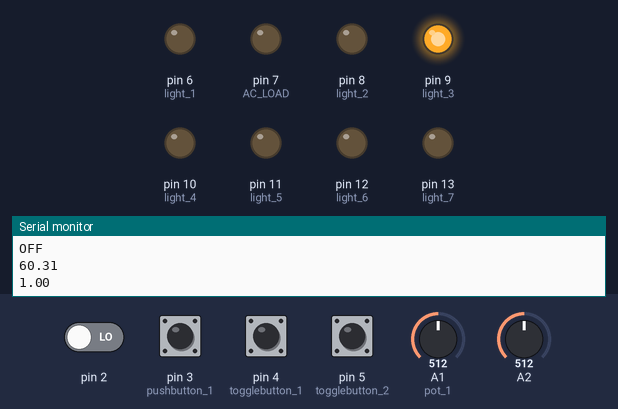
Bench run of a sketch on a simulated Arduino Uno, built with avr-gcc and run on an emulated ATmega328P. On the bench: output pins drawn as LEDs (lit = HIGH), the last lines printed to the serial monitor. The test bench sets the inputs (shaded band); at power-on: pin 2, pin 3 (pushbutton_1), pin 4 (togglebutton_1), pin 5 (togglebutton_2) LOW, A2 = 512, A1 (pot_1) = 512.

Above: at 1.2 s.
1.3 s: A2 set to 478
2.8 s: A2 set to 455
At 4.0 s:
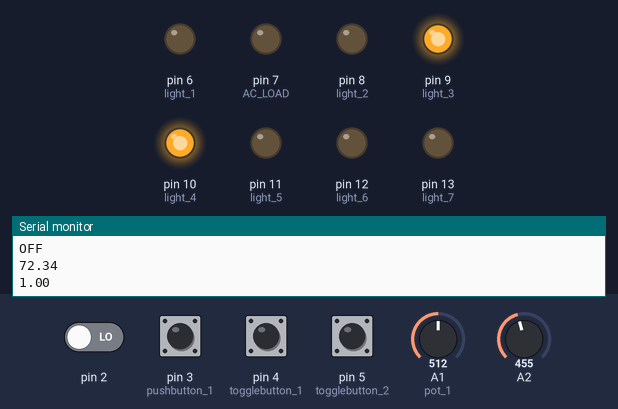
4.3 s: pin 4 (togglebutton_1) pulled HIGH for 0.15 s
At 5.1 s:
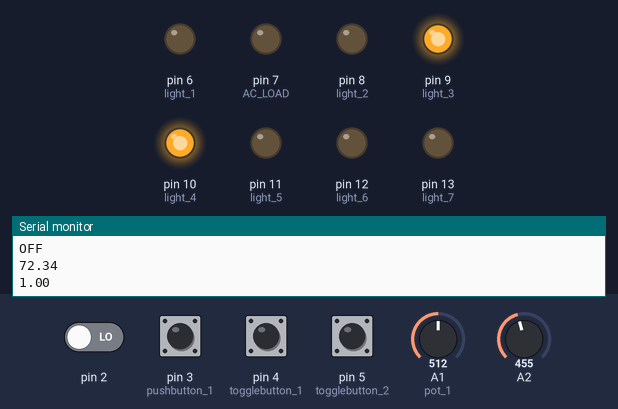
5.9 s: A2 set to 306
At 7.2 s:
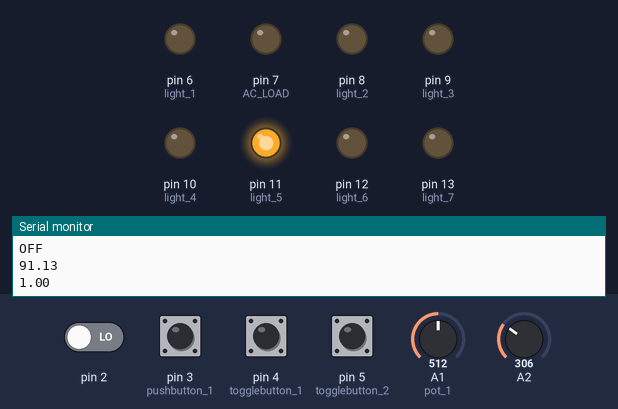
7.5 s: pin 4 (togglebutton_1) pulled HIGH for 1 s
At 8.1 s:
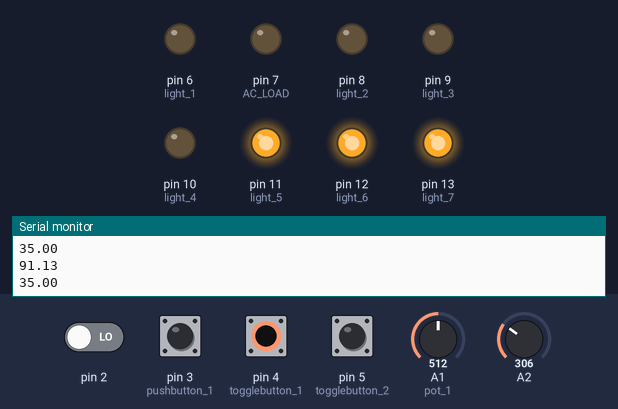
10.0 s: A2 set to 417
11.5 s: A2 set to 427
At 12.7 s:
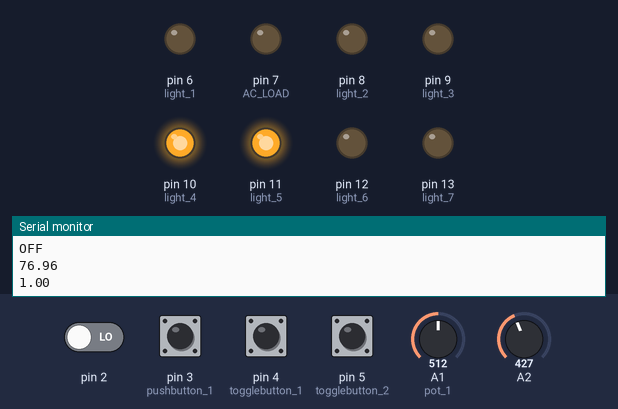
Timing chart, 0 to 14.3 s (numbered marks = the images above; inputs shaded):
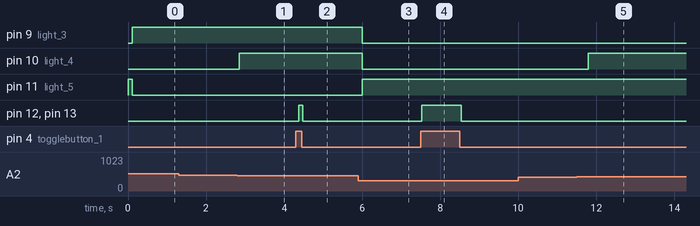

The sketch:

Arduino-ContinuousFlowControl.ino
```cpp
// Variablen
//EXT
// -button
const int pushbutton_1 = 3;  //neuer Sack
const int togglebutton_1 = 4;  // auto/manual
const int togglebutton_2 = 5;  // on off
// -leds
const int light_1 = 6; // Sackwechsel aktiv
const int light_2 = 8; // Hand aktiv
const int light_3 = 9; //  temperatur zu kalt
const int light_4 = 10; // temperatur richtig
const int light_5 = 11; // temperatur zu warm
const int light_6 = 12; // Auto aktiv (Regelung aktiv)
const int light_7 = 13; // System AN
// -poti
const int pot_1 = A1; // Regelverstärkung
const int pot_2 = A0; // dimming
// -traic
const int AC_LOAD = 7;    // Output to Opto Triac pin
//INT
// -temperatur
float a_sign = 0; //Digitaler Analgoeingangswert
float d_u = 0; //Spannungsabfall am Temperatursenser
float R_t = 0; //Wiederstandwert Temeratursensor
float temp = 0; //Temperatur
// -regler
float dimming = 50.00;
float a_sign_poti = 0; //Digitaler Analgoeingangswert
float y = 0; //Stellgröße
float w = 74; //Solltemperatur
float p = 4; //Regelverstärkung (P-Regler)


void setup() {
  // button
  pinMode(pushbutton_1, INPUT);
  pinMode(togglebutton_1, INPUT);
  pinMode(togglebutton_2, INPUT);
  // leds
  pinMode(light_1, OUTPUT);
  pinMode(light_2, OUTPUT);
  pinMode(light_3, OUTPUT);
  pinMode(light_4, OUTPUT);
  pinMode(light_5, OUTPUT);
  pinMode(light_6, OUTPUT);
  pinMode(light_7, OUTPUT);
  // triac
  pinMode(AC_LOAD, OUTPUT);// Set AC Load pin as output
  attachInterrupt(0, zero_crosss_int, RISING);  // Choose the zero cross interrupt # from the table above
  // debug messages
  Serial.begin(9600); //Start serial connection to computer
}

void zero_crosss_int()  // function to be fired at the zero crossing to dim the light
{
  // Every zerocrossing : (50Hz ^= 20ms  -->  (50 Hz, 1/2 Cycle ^= 10 ms = 10000us)
  // 10000 us delay until triac firing ^= dark
  // 0 us delay until triac firing ^= bright

  int dimtime = ((dimming-100)*(-100));
  delayMicroseconds(dimtime);    // Off cycle
  digitalWrite(AC_LOAD, HIGH);   // triac firing
  delayMicroseconds(10);         // triac On propogation delay (for 60Hz use 8.33)
  digitalWrite(AC_LOAD, LOW);    // triac Off
}

void loop() {

    //++++++++++++Temperatur +++++++++
    for(int i=0;i<5;i++){ // Mittelwert
      a_sign = a_sign+analogRead(A2);} // Mittelwert
    a_sign = a_sign/5;  // Mittelwert
    d_u=5.00*a_sign/1023.00;  // Spannungsabfall
    R_t=((d_u*660.00)/5.00)/(1.00-(d_u/5.00)); // Widerstandswer
    temp = (R_t-2490.08)/(-23.00);  // temperatur
    //temp = (analogRead(pot_2)/1024.00 * 100.0);  //test: delete as soon as tempearatur sensor is available

    // Temperatur traffic light
    if (temp > (w-1) && temp < (w+1)){
      digitalWrite(light_3, LOW);
      digitalWrite(light_4, HIGH);
      digitalWrite(light_5, LOW);}
    else if (temp > (w) && temp < (w+3)){
      digitalWrite(light_3, LOW);
      digitalWrite(light_4, HIGH);
      digitalWrite(light_5, HIGH);}
    else if((w+3) < temp){
      digitalWrite(light_3, LOW);
      digitalWrite(light_4, LOW);
      digitalWrite(light_5, HIGH);}
    else if(temp < (w-1) && temp > (w-3)){
      digitalWrite(light_3, HIGH);
      digitalWrite(light_4, HIGH);
      digitalWrite(light_5, LOW);}
    else if(temp < (w-3)){
      digitalWrite(light_3, HIGH);
      digitalWrite(light_4, LOW);
      digitalWrite(light_5, LOW);}

    // SYSTEM ON
    if (digitalRead(togglebutton_1) == 1){
      digitalWrite(light_7, HIGH);  //LED System on

      // ++++++++++++ HAND ++++++++++++++++
      if (digitalRead(togglebutton_2) == 1){
        digitalWrite(light_2, HIGH);  // set LED on HAND activ
        digitalWrite(light_6, LOW);  // set LED OFF AUTO activ
        dimming = (analogRead(pot_2)/1024.00 * 100.0) + 1;  // "+1" couse no "0" allowed
        if (dimming > 99){  //higher than 99 is not allowed
          dimming = 99;}
      }

      // ++++++++++++ AUTO ++++++++++++++++
      else{
        digitalWrite(light_2, LOW);  // set LED OFF HAND activ
        digitalWrite(light_6, HIGH);  // set LED ON AUTO activ
        // Regler
          p = (analogRead(pot_1)/1024.0)*2;
        y = 33.00 + p *(temp-w); //w=SOLL temperatur, temp=ISTTemperatur, p=Reglerversärkung, 65=minimal drehzahl
        if (y > 34.00){
          y = 35.00;}
        if (y < 30.00){
          y = 30.00;}
        dimming = y;

        // Sackwechsel
        if (digitalRead(pushbutton_1) == 1){
          digitalWrite(light_1, HIGH);
          dimming = 1;
          delay(400);
          digitalWrite(light_1, LOW);
        }
      }
    }

    // SYSTEM OFF
    else{
      Serial.println("OFF");
      dimming = 1;
      digitalWrite(light_2, LOW);
      digitalWrite(light_6, LOW);
      digitalWrite(light_7, LOW);
    }
    Serial.println(temp);
    Serial.println(dimming);
    delay(100);


}
```

Measured:
- the behaviour switches between 463 and 462 on A2 (found by bisection; images 0 and 1)
- the behaviour switches between 426 and 427 on A2 (found by bisection; images 4 and 5)
- after the input at 2.8 s, pin 10 (light_4): LOW → HIGH after 0.05 s
- after the input at 4.3 s, pin 12 (light_6), pin 13 (light_7): LOW → HIGH after 0.07 s, → LOW 0.10 s later
- after the input at 5.9 s, pin 9 (light_3), pin 10 (light_4): HIGH → LOW after 0.10 s; pin 11 (light_5): LOW → HIGH after 0.10 s
- after the input at 7.5 s, pin 12 (light_6), pin 13 (light_7): LOW → HIGH at once, → LOW 1.0 s later
- after the input at 11.5 s, pin 10 (light_4): LOW → HIGH after 0.30 s
